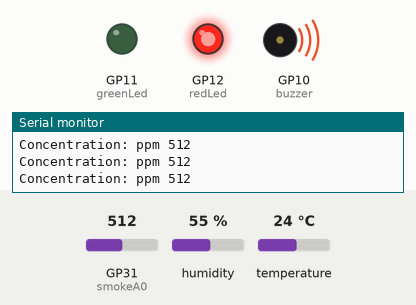
Recording of a sketch running on a simulated Raspberry Pi Pico. On the bench: output pins drawn as LEDs (lit = HIGH), buzzer (waves = sounding), the last lines printed to the serial monitor. The inputs (shaded band) are chosen by the test bench; at power-on: GP31 (smokeA0) = 512, humidity 55 %, temperature 24 °C.

Above: at 1.2 s.
1.3 s: GP31 (smokeA0) set to 411
2.8 s: GP31 (smokeA0) set to 387
At 3.4 s:
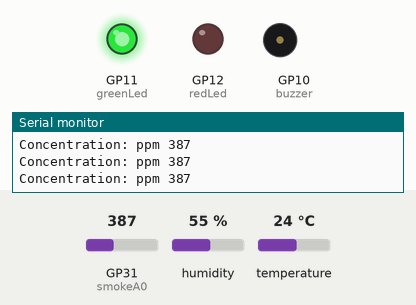
4.3 s: GP31 (smokeA0) set to 410
At 4.9 s:
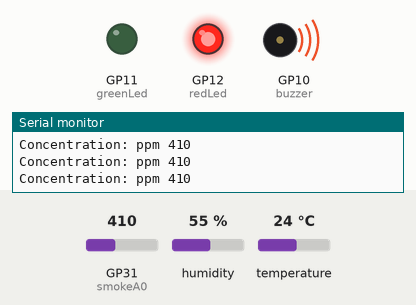
5.8 s: GP31 (smokeA0) set to 390
At 6.3 s:
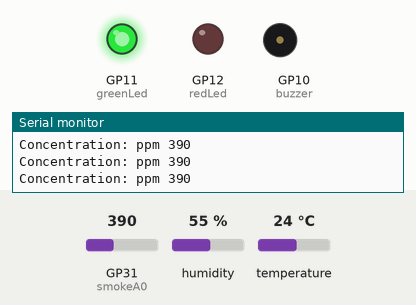
Timing chart, 0 to 8.3 s (numbered marks = the images above; inputs shaded):
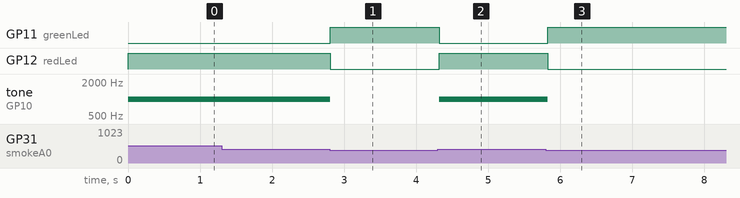

The sketch:

DHT11_MQ2_combined.ino
```cpp
#include <SimpleDHT.h>
int redLed = 12;
int greenLed = 11;
int buzzer = 10;
int smokeA0 = A5;
// threshold value
int sensorThres = 400;
int pinDHT11 = 7;
SimpleDHT11 dht11(pinDHT11);

    void setup() {
      pinMode(redLed, OUTPUT);
      pinMode(greenLed, OUTPUT);
      pinMode(buzzer, OUTPUT);
      pinMode(smokeA0, INPUT);
      Serial.begin(9600);
      Serial.println("Starting");
    }


void loop1(){
   int analogSensor = analogRead(smokeA0);

  Serial.print("Concentration: ppm ");
  Serial.println(analogSensor);
  // Checks if it has reached the threshold value
  if (analogSensor > sensorThres)
  {
    digitalWrite(redLed, HIGH);
    digitalWrite(greenLed, LOW);
    tone(buzzer, 1000, 200);
  }
  else
  {
    digitalWrite(redLed, LOW);
    digitalWrite(greenLed, HIGH);
    noTone(buzzer);
  }
  delay(100);
}


void loop2(){
  delay (250);
  // read without samples.
  byte temperature = 0;
  byte humidity = 0;
  int err = SimpleDHTErrSuccess;
  if ((err = dht11.read(&temperature, &humidity, NULL)) != SimpleDHTErrSuccess) {
    Serial.print("Read DHT11 failed, err="); Serial.println(err);delay(1000);
    return;
  }
  Serial.print((int)temperature); Serial.print(" *C, ");
  Serial.print((int)humidity); Serial.println(" H");

  // DHT11 sampling rate is 1HZ.
  delay(1500);
}


void loop() {
  loop1();
  loop2();
}
```

Measured:
- the behaviour switches between 401 and 400 on GP31 (smokeA0) (found by bisection; images 0 and 1)
- after the input at 2.8 s, GP11 (greenLed): LOW → HIGH at once; GP12 (redLed): HIGH → LOW at once; tone on GP10 (buzzer): 1000 Hz → silent at once
- after the input at 4.3 s, GP11 (greenLed): HIGH → LOW at once; GP12 (redLed): LOW → HIGH at once; tone on GP10 (buzzer): silent → 1000 Hz at once
- after the input at 5.8 s, GP11 (greenLed): LOW → HIGH at once; GP12 (redLed): HIGH → LOW at once; tone on GP10 (buzzer): 1000 Hz → silent at once
